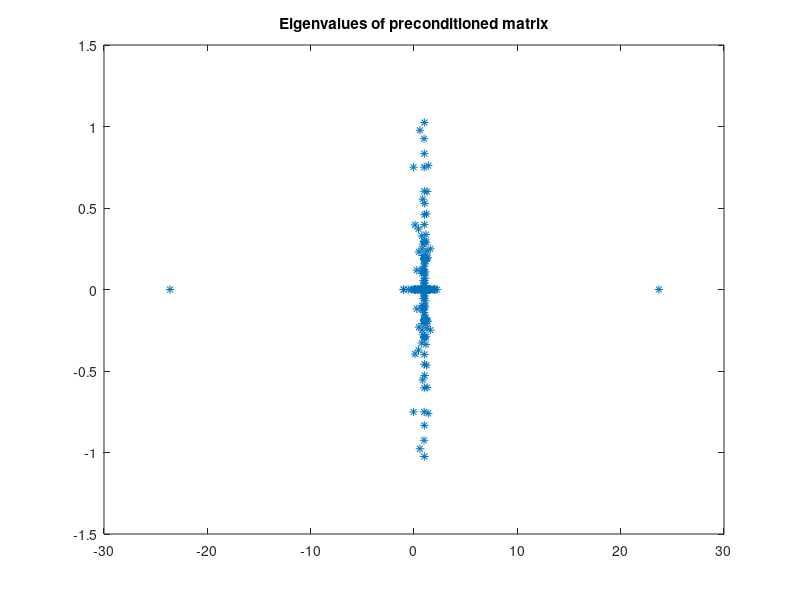

The MATLAB source for this figure: (Note: this script raises an error after producing the figure.)
% TEST PROGRAM
% Run CPDQGMRES and CPGMRES(r) on random unsymmetric generalized
% saddle-point systems.
%
% Daniela di Serafino, Sept. 10, 2017

% clear;
% close all;

n = 300; m = 100;
density = 0.01;
rc = 1e-1;
Q = sprand(n,n,density,rc);    % Q may have zeros on diag
a = 5.0e-1;                    % the smaller a, the worse Q.
Q = Q + a*speye(n);
A = sprand(m,n,density,rc);
% A = 1e8*A;
% C = spdiags(diag(sprandsym(m,0,rc,1)),0,m,m);           % C diag spd
density2 = 0.8;
C = spdiags(abs(diag(sprand(m,m,density2,rc))),0,m,m);  % C diag with entries >= 0
% C = 1e-2*C;
K = [Q  A' ; A  -C];
b = rand(n+m, 1);

x = K\b;

fprintf('\nSADDLE-POINT SYSTEM (n = %d, m = %d)\n', n, m);
fprintf('\n  [ A   B'' ] [x] = [b]');
fprintf('\n  [ B  -C  ] [y]   [0]\n');
fprintf('\n  matrix rank: %d\n', rank(full(K)));

% G = speye(n);
% G = spdiags(abs(diag(Q)),0,n,n);

% Define symmetric banded G with half bandwidth hbw. This does not ensure
% G is spd unless hbw = 0 (G diagonal).
hbw = 0;
qdiag = full(abs(diag(Q)));
diags = spdiags(((Q+Q'))/2, -hbw:hbw);
diags(:,hbw+1) = qdiag;
G = spdiags(diags, -hbw:hbw, n, n);
P = [G  A' ; A  -C];

% Info on the eigenvalues of the constraint-preconditioned matrix.
lambdaPK = eig(full(K),full(P));
n_lambdaPK_1 = length(find(abs(lambdaPK - 1) < 1e-8));
n_lambdaPK_inf = length(find(abs(lambdaPK) == Inf));
fprintf('\nCONSTRAINT-PRECONDITIONED MATRIX\n');
fprintf('\n  num. eigs close to 1: %d', n_lambdaPK_1);
fprintf('\n  num. eigs Inf: %d\n', n_lambdaPK_inf);
figure
plot(lambdaPK,'*');
title('Eigenvalues of preconditioned matrix');

pause

cpk3 = @cpdqgmres;
cpk_string3 = 'CPDQGMRES';
cpk4 = @cpgmres;
cpk_string4 = 'CPGMRES';

opts.print = true;     % true/false;
opts.atol = 1.0e-6;
opts.rtol = 1.0e-6;
opts.itmax = 500;
opts.mem = 30;
opts.restart = 30;

% Iterative refinement 
opts.nitref = 1;           % max # iterative refinement steps
opts.force_itref = true;  % force iterative refinement (true/false)
opts.itref_tol = 1.0e-12;
% opts.residual_update = true;

% diary('cpkrylov_unsym.txt')

% CPDQGMRES
fprintf('\n\n******************* %s mem %d *******************\n\n', cpk_string3, opts.mem)
[ cpk3x,  cpk3flags,  cpk3residHistory] =  reg_cpkrylov(cpk3, b, Q, A, C, G, opts);
cpk3x1  = cpk3x(1:n);
cpk3x2  = cpk3x(n+1:n+m);
fprintf('\n%s - rel err in (x, y) (refsol bsl): %7.1e', cpk_string3, norm(x-cpk3x)/norm(x));
fprintf('\n%s - rel err in x (refsol bsl): %7.1e', cpk_string3, norm(x(1:n)-cpk3x1)/norm(x(1:n)));
fprintf('\n%s - rel err in y (refsol bsl): %7.1e\n', cpk_string3, norm(x(n+1:n+m)-cpk3x2)/norm(x(n+1:n+m)));
fprintf('\n%s - iters = %d\n', cpk_string3, cpk3flags.niters);
pause

% restarted CPGMRES
fprintf('\n\n******************* %s(%d)*******************\n\n', cpk_string4, opts.restart)
[ cpk4x,  cpk4flags,  cpk4residHistory] =  reg_cpkrylov(cpk4, b, Q, A, C, G, opts);
cpk4x1  = cpk4x(1:n);
cpk4x2  = cpk4x(n+1:n+m);
fprintf('\n%s - rel err in (x, y) (refsol bsl): %7.1e', cpk_string4, norm(x-cpk4x)/norm(x));
fprintf('\n%s - rel err in x (refsol bsl): %7.1e', cpk_string4, norm(x(1:n)-cpk4x1)/norm(x(1:n)));
fprintf('\n%s - rel err in y (refsol bsl): %7.1e\n', cpk_string4, norm(x(n+1:n+m)-cpk4x2)/norm(x(n+1:n+m)));
fprintf('\n%s - iters = %d\n', cpk_string4, cpk4flags.niters);
pause

figure;
     
semilogy([0: size(cpk3residHistory.residHistory,1)-1], cpk3residHistory.residHistory, 'b.-', ...
         [0: size(cpk4residHistory.residHistory,1)-1], cpk4residHistory.residHistory, 'g:', ...
         'LineWidth', 2);

legend('CPDQGMRES', 'CPGMRES');
xlabel('iters');
ylabel('log(residual)');
title('Residual History');
